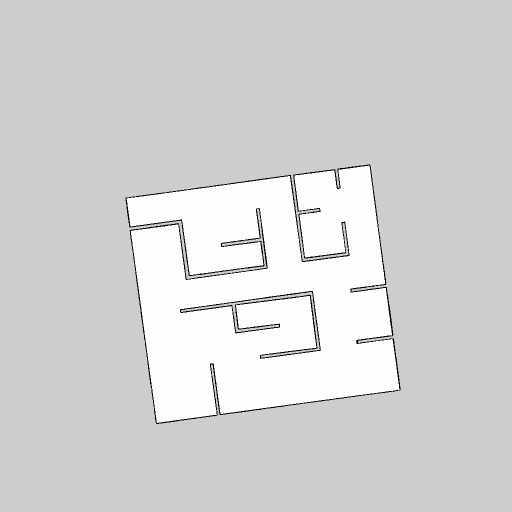
#> input picture taller4/scripts/mapa_taller4.pgm, 1024 x 1024 px (shown at 1/2 size)
$ python opencv_test.py
#> lines starting #> are read from the running program, lines starting #| are printed output that depends on the picture; after the words box and inside, x2 and y2 are one past the last pixel; in counts of white or black regions, pixels touching at a corner belong together
import cv2
import numpy as np

img = cv2.imread("mapa_taller4.pgm", cv2.IMREAD_COLOR)
#> img is the input picture: shape (1024, 1024, 3); min 0, max 254, mean 212.4
# img = cv2.imread("mapa_taller4.pgm",cv2.IMREAD_GRAYSCALE)

rotate=-8
img_width=img.shape[1]
#> img_width = 1024
img_heigth=img.shape[0]
#> img_heigth = 1024
M = cv2.getRotationMatrix2D((img_width/2,img_heigth/2), rotate, 1)
img = cv2.warpAffine(img, M, (img_width,img_heigth))
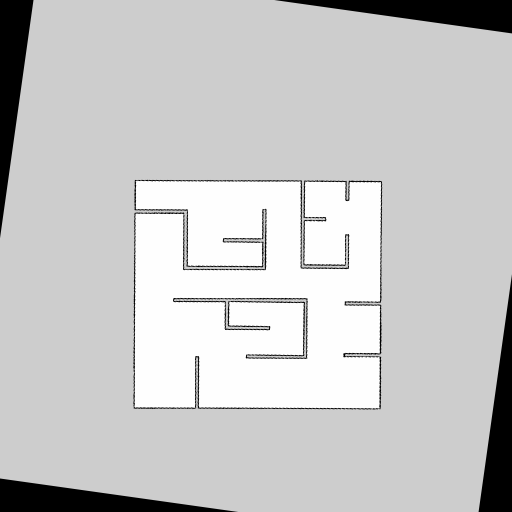
#> img: shape (1024, 1024, 3) (shown at 1/2 size); min 0, max 254, mean 200

y=350
h=490
x=250
w=550
img = img[y:y+h, x:x+w]
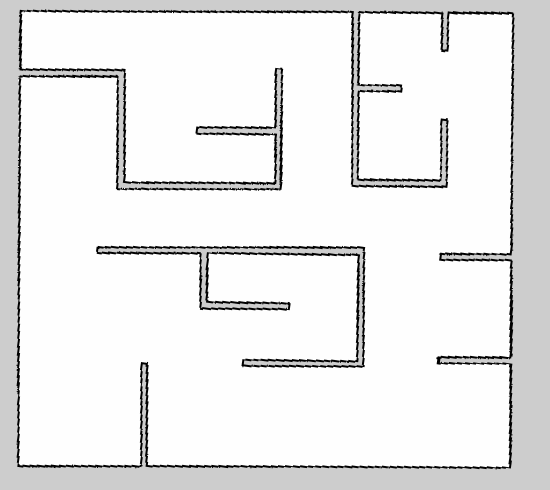
#> img: shape (490, 550, 3); min 0, max 254, mean 234

GRID_SIZE = 20

height, width, channels = img.shape
#> height = 490; width = 550; channels = 3
# height, width = img.shape
for x in range(0, width -1, GRID_SIZE):
     cv2.line(img, (x, 0), (x, height), (255, 0, 0), 1, 1)
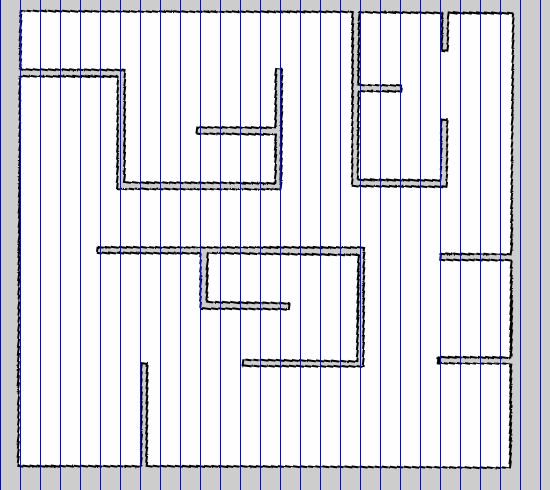
#> img: shape (490, 550, 3); 5.09% of pixels changed, all inside (x1, y1, x2, y2) = (0, 0, 541, 490)


cv2.imshow("mapa", img)
cv2.waitKey(0)

cv2.imwrite("mapa_trans.pgm", img)

print("yolo")
cv2.destroyAllWindows()
